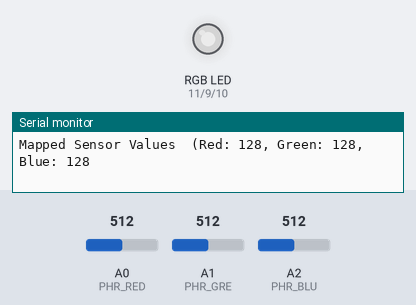
Bench run of a sketch on a simulated Arduino Uno, built with avr-gcc and run on an emulated ATmega328P. On the bench: an RGB LED mixed from three pins (HIGH = lit), the last lines printed to the serial monitor. The test bench sets the inputs (shaded band); at power-on: A0 (PHR_RED) = 512, A1 (PHR_GRE) = 512, A2 (PHR_BLU) = 512. Dim RGB values are drawn brighter than linear.

Above: at 1.2 s.
1.3 s: A0 (PHR_RED) set to 418
At 2.6 s:
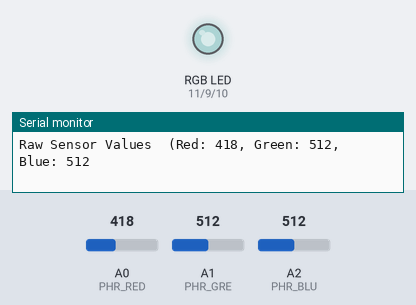
4.3 s: A0 (PHR_RED) set to 383
At 5.7 s:
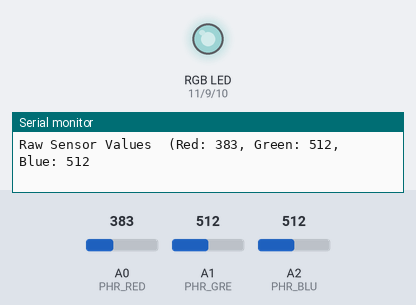
7.3 s: A1 (PHR_GRE) set to 410
At 8.8 s:
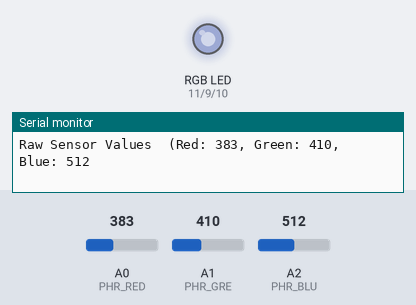
10.3 s: A1 (PHR_GRE) set to 381
At 11.4 s:
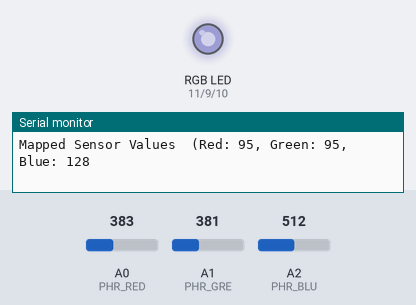
13.3 s: A2 (PHR_BLU) set to 415
At 14.2 s:
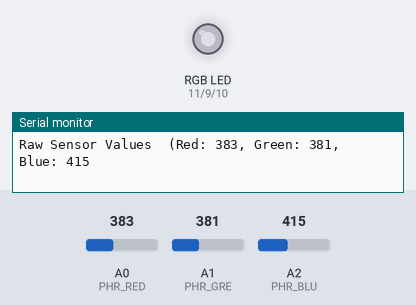
16.3 s: A2 (PHR_BLU) set to 388
At 17.4 s:
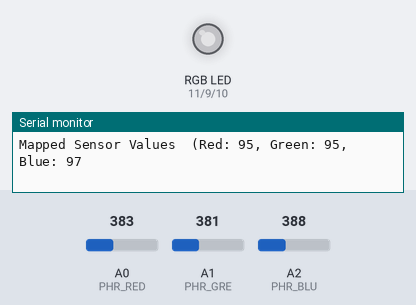
Timing chart, 0 to 18.9 s (numbered marks = the images above; inputs shaded):
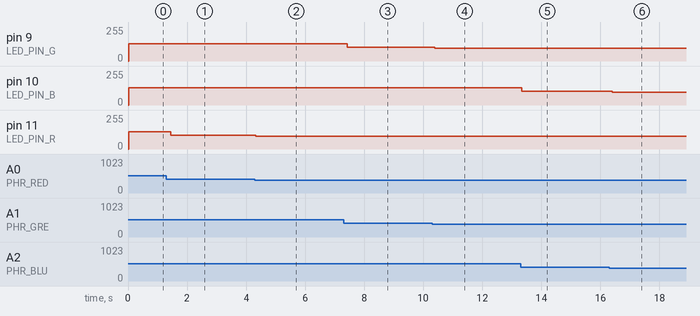

Measured:
- after the input at 1.3 s, pin 11 (LED_PIN_R): 128/255 → 104/255 after 0.14 s
- after the input at 4.3 s, pin 11 (LED_PIN_R): 104/255 → 95/255 at once
- after the input at 7.3 s, pin 9 (LED_PIN_G): 128/255 → 102/255 after 0.12 s
- after the input at 10.3 s, pin 9 (LED_PIN_G): 102/255 → 95/255 after 0.10 s
- after the input at 13.3 s, pin 10 (LED_PIN_B): 128/255 → 103/255 at once
- after the input at 16.3 s, pin 10 (LED_PIN_B): 103/255 → 97/255 after 0.10 s

The sketch:

color_mixing_lamp.ino
```cpp
/*
  Brief introduction to reading RGB values and writing them to RGB LEDS. Not superrrr interesting but still useful.
*/


/*
  Define Analog inputs for measured RGB colors
  from Photoreistors (PHR):
    A0 = Red
    A1 = Green
    A2 = Blue
*/
const int PHR_RED = A0 ;
const int PHR_GRE = A1 ;
const int PHR_BLU = A2 ;

/*
  Define output pins to the RGB LED
  Pin 9  = Green
  Pin 10 = Blue
  Pin 11 = Red
*/
const int LED_PIN_G = 9 ;
const int LED_PIN_B = 10 ;
const int LED_PIN_R = 11 ;

const int READ_DELAY = 10 ;

// Values to write to RGB LED
int redValue ;
int blueValue ;
int greenValue ;

// Measured color channel values from Photoresistors
int redSensorValue ;
int blueSensorValue ;
int greenSensorValue ;

void setup() {

  Serial.begin(9600);

  pinMode(LED_PIN_G, OUTPUT);
  pinMode(LED_PIN_B, OUTPUT);
  pinMode(LED_PIN_R, OUTPUT);

}

void loop() {

  redSensorValue = analogRead(PHR_RED);
  delay(READ_DELAY); // We need a delay to allow analogRead to work

  greenSensorValue = analogRead(PHR_GRE);
  delay(READ_DELAY);

  blueSensorValue = analogRead(PHR_BLU);
  delay(READ_DELAY);

  redValue = redSensorValue / 4 ;
  blueValue = blueSensorValue / 4 ;
  greenValue = greenSensorValue / 4 ;

  analogWrite(LED_PIN_R, redValue);
  analogWrite(LED_PIN_G, greenValue);
  analogWrite(LED_PIN_B, blueValue);

  Serial.print("Raw Sensor Values\t(Red: ");
  Serial.print(redSensorValue);

  Serial.print(", Green: ");
  Serial.print(greenSensorValue);

  Serial.print(", Blue: ");
  Serial.println(blueSensorValue);

  Serial.print("Mapped Sensor Values\t(Red: ");
  Serial.print(redValue);

  Serial.print(", Green: ");
  Serial.print(greenValue);

  Serial.print(", Blue: ");
  Serial.println(blueValue);

}
```
